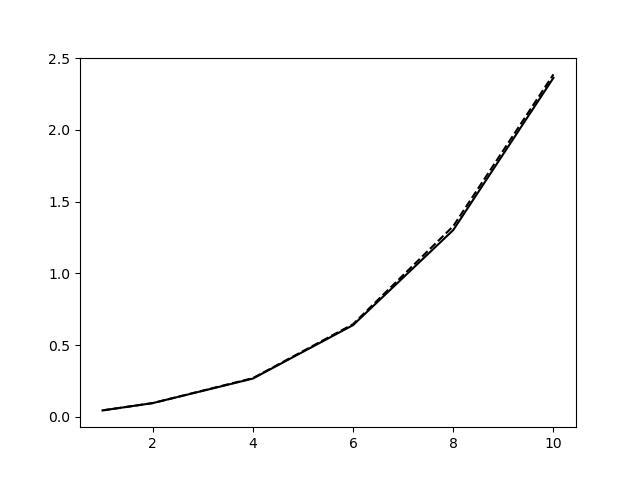

Python code for this plot:
import numpy
from matplotlib import pyplot

def load_data(f):
    next(f)
    data = []
    for line in f:
         fields = line.strip().split(" ")
         if len(fields) == 0:
             break
         data.append([])
         for field in fields:
             try:
                num = int(field)
             except:
                try:
                    num = float(field)
                except:
                    num = field.strip()
             data[-1].append(num)
         data[-1] = data[-1][1:]
    return numpy.array(data)

with open("cpu_times.dat", "r") as f:
     cpu_data = load_data(f)

with open("gpu_times.dat", "r") as f:
     gpu_data = load_data(f)

nts = list(sorted(map(float, set(cpu_data[::, 3]))))

pyplot.plot(nts, [numpy.average(cpu_data[numpy.where(cpu_data[::, 3] == nt)]) / 60e9 for nt in nts], "k-", label="CPU")
pyplot.plot(nts, [numpy.average(gpu_data[numpy.where(gpu_data[::, 3] == nt)]) / 60e9 for nt in nts], "k--", label="GPU")

pyplot.savefig("times.jpg")